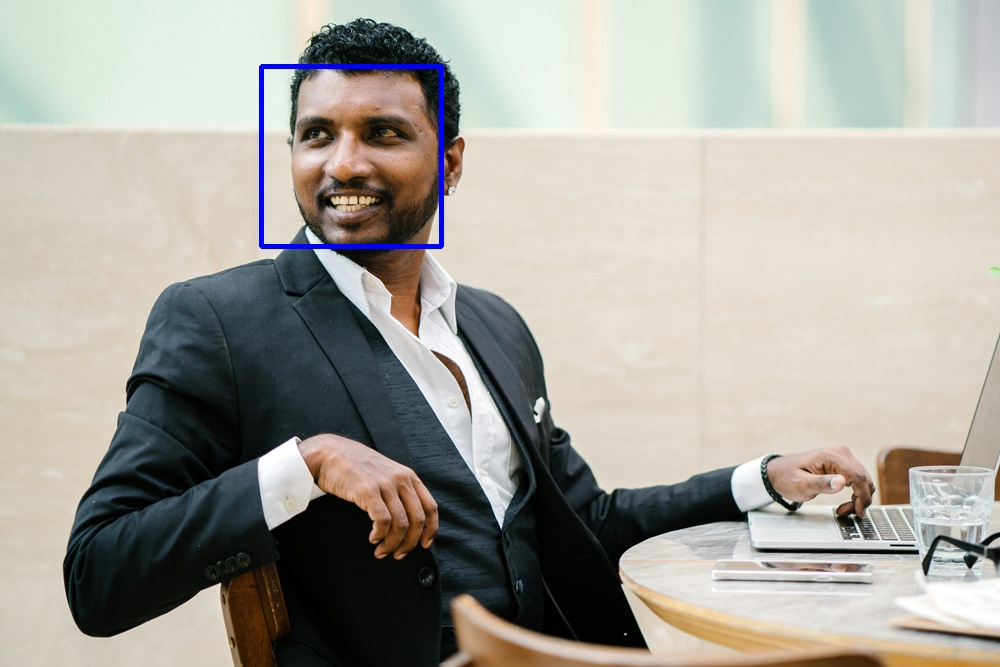
#> input picture uploads/Man-Stock-Photos.jpg, 1000 x 667 px
$ python face_detection3.py uploads/Man-Stock-Photos.jpg
#> lines starting #> are read from the running program, lines starting #| are printed output that depends on the picture
import cv2
import argparse

def detect_faces_with_features(image_path):
    # Load the pre-trained Haar Cascade classifiers for face, eyes, nose, and mouth detection
#> called with image_path = 'uploads/Man-Stock-Photos.jpg'
    face_cascade = cv2.CascadeClassifier(cv2.data.haarcascades + 'haarcascade_frontalface_default.xml')
    eye_cascade = cv2.CascadeClassifier(cv2.data.haarcascades + 'haarcascade_eye.xml')
    nose_cascade = cv2.CascadeClassifier('haarcascade_mcs_nose.xml')
    mouth_cascade = cv2.CascadeClassifier('haarcascade_mcs_mouth.xml')

    # Read the input image
    image = cv2.imread(image_path)
#> image is the input picture: shape (667, 1000, 3); mean B, G, R 155.8, 164.1, 166.2
    if image is None:
        print(f"Error: Unable to load image from path {image_path}")
        return

    # Convert the image to grayscale
    gray_image = cv2.cvtColor(image, cv2.COLOR_BGR2GRAY)
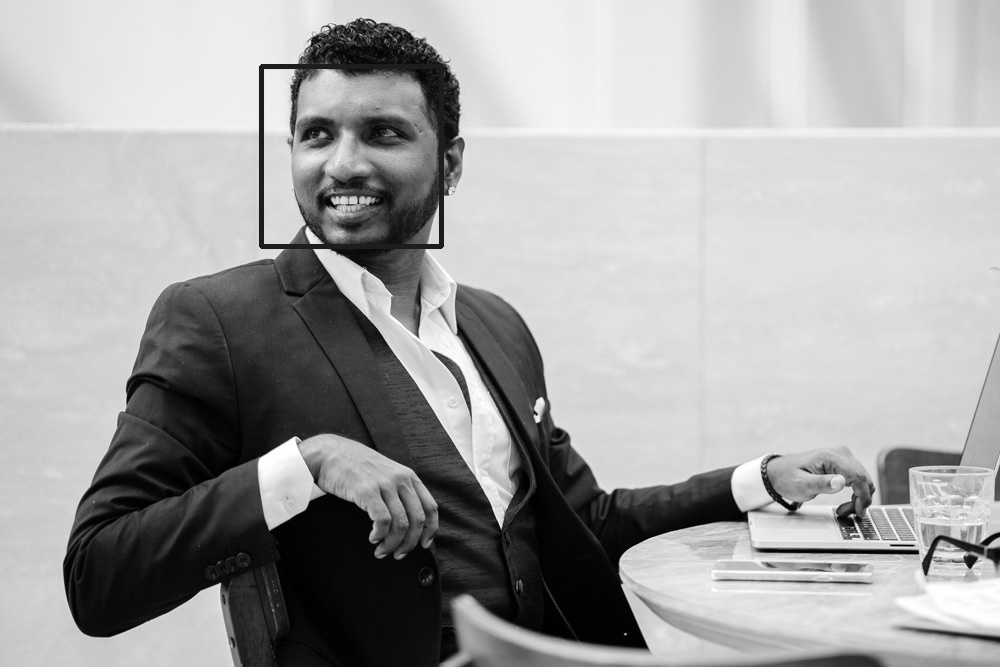
#> gray_image: shape (667, 1000); min 0, max 255, mean 163.8

    # Perform face detection
    faces = face_cascade.detectMultiScale(gray_image, scaleFactor=1.1, minNeighbors=5, minSize=(30, 30))
#> faces = [[260, 66, 180, 180]]

    valid_faces = []
    for (x, y, w, h) in faces:
        # Extract the region of interest (ROI) for the face
        face_roi = gray_image[y:y+h, x:x+w]

        # Detect eyes within the face ROI
        eyes = eye_cascade.detectMultiScale(face_roi, scaleFactor=1.1, minNeighbors=10, minSize=(15, 15))

        # Detect nose within the face ROI
        nose = nose_cascade.detectMultiScale(face_roi, scaleFactor=1.1, minNeighbors=10, minSize=(15, 15))

        # Detect mouth within the face ROI (considering the lower half of the face)
        mouth_roi = face_roi[h//2:, :]
        mouth = mouth_cascade.detectMultiScale(mouth_roi, scaleFactor=1.1, minNeighbors=15, minSize=(20, 20))

        # Verify if the detected face has at least two eyes, one nose, and one mouth
        if len(eyes) >= 1 and len(nose) >= 1 and len(mouth) >= 1:
            valid_faces.append((x, y, w, h))
#> this loop made 1 pass
#> (x, y, w, h, eyes, nose, mouth) on pass 1: (260, 66, 180, 180, [[34, 43, 48, 48]], [[58, 82, 51, 43]], [[57, 31, 69, 41]])
#> pass 1, in detect_faces_with_features, `face_roi = gray_image[y:y+h, x:x+w]`:
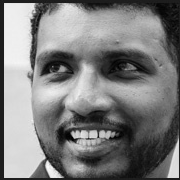
#> face_roi: shape (180, 180); min 0, max 250, mean 126.2
#> pass 1, in detect_faces_with_features, `mouth_roi = face_roi[h//2:, :]`:
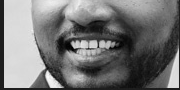
#> mouth_roi: shape (90, 180); min 1, max 250, mean 118.5
#> after the loop, valid_faces = [(260, 66, 180, 180)]

    # Print the number of valid faces detected
    print(f"Number of valid faces detected: {len(valid_faces)}")
#| Number of valid faces detected: 1

    # Draw rectangles around the valid faces
    for (x, y, w, h) in valid_faces:
        cv2.rectangle(image, (x, y), (x + w, y + h), (255, 0, 0), 2)

        # Display the output image with detected faces
        cv2.imshow('Valid Faces detected', image)
        cv2.waitKey(0)
        cv2.destroyAllWindows()
#> this loop made 1 pass


# Create the parser
parser = argparse.ArgumentParser(description="enter name of image")

# Add arguments
parser.add_argument('name', type=str, help="Image Name")

# Parse the arguments
args = parser.parse_args()


# Example usage
image_path = args.name
detect_faces_with_features(image_path)
